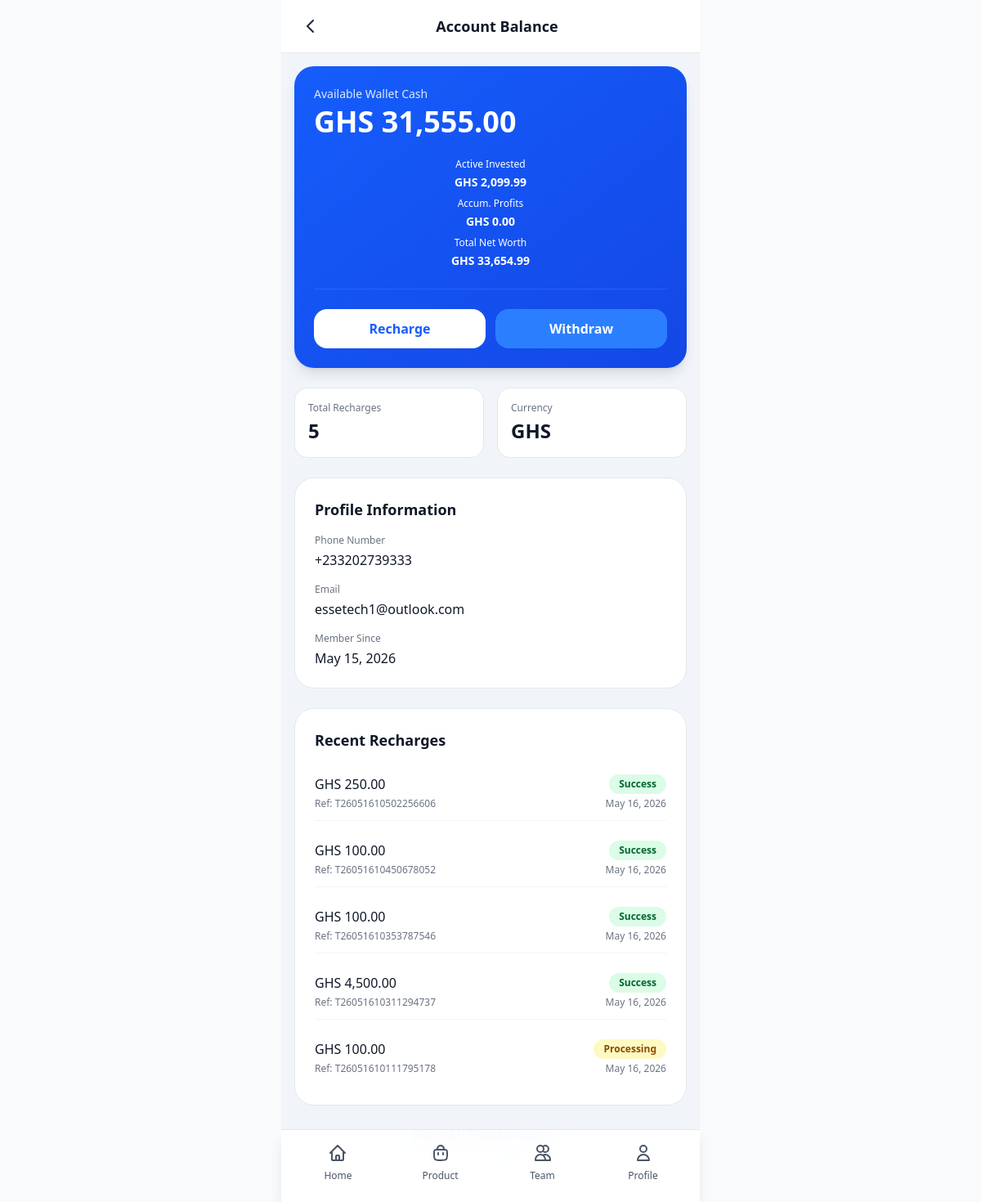
Screenshot of /core/account/balance/ (signed in) with the database file from the repository.
### core/models.py (models this page shows, shortened)
class UserBalance(models.Model):
    user = models.OneToOneField(
        settings.AUTH_USER_MODEL,
        on_delete=models.CASCADE,
        related_name='balance'
    )
    balance = models.DecimalField(max_digits=12, decimal_places=2, default=0)
    currency = models.CharField(max_length=10, default='GHS')
    created_at = models.DateTimeField(auto_now_add=True)
    updated_at = models.DateTimeField(auto_now=True)
    class Meta:
        verbose_name = 'User Balance'
        verbose_name_plural = 'User Balances'

class RechargeTransaction(models.Model):
    STATUS_PENDING = 'pending'
    STATUS_IN_PROGRESS = 'in_progress'
    STATUS_SUCCESS = 'success'
    STATUS_FAILED = 'failed'
    STATUS_CHOICES = [
        (STATUS_PENDING, 'Pending'),
        (STATUS_IN_PROGRESS, 'In Progress'),
        (STATUS_SUCCESS, 'Success'),
        (STATUS_FAILED, 'Failed'),
    ]
    id = models.UUIDField(primary_key=True, default=uuid.uuid4, editable=False)
    user = models.ForeignKey(
        settings.AUTH_USER_MODEL,
        on_delete=models.CASCADE,
        related_name='recharge_transactions'
    )
    reference = models.CharField(max_length=64, unique=True)
    amount = models.DecimalField(max_digits=12, decimal_places=2)
    currency = models.CharField(max_length=10, default='GHS')
    status = models.CharField(max_length=16, choices=STATUS_CHOICES, default=STATUS_PENDING)
    payment_method = models.CharField(max_length=64, blank=True, null=True)
    notes = models.TextField(blank=True)
    paystack_reference = models.CharField(max_length=255, blank=True, null=True, help_text='Paystack payment reference')
    paystack_access_code = models.CharField(max_length=255, blank=True, null=True, help_text='Paystack access code for payment link')
    paystack_auth_url = models.URLField(blank=True, null=True, help_text='Paystack authorization URL')
    created_at = models.DateTimeField(auto_now_add=True)
    updated_at = models.DateTimeField(auto_now=True)
    class Meta:
        ordering = ['-created_at']
        verbose_name = 'Recharge Transaction'
        verbose_name_plural = 'Recharge Transactions'

### iCare_auth/models.py (models this page shows, shortened)
class User(AbstractBaseUser, PermissionsMixin):
    phone_number = PhoneNumberField(unique=True, region='GH', verbose_name='Phone Number')
    email = models.EmailField(blank=True, null=True, unique=True)
    is_active = models.BooleanField(default=True)
    is_staff = models.BooleanField(default=False)
    date_joined = models.DateTimeField(auto_now_add=True)
    USERNAME_FIELD = 'phone_number'
    REQUIRED_FIELDS = []
    objects = UserManager()

### core/views.py (the view)
# urls.py: path('account/balance/', views.account_balance, name='account'),
@login_required
def account_balance(request):
    user_balance, created = UserBalance.objects.get_or_create(
        user=request.user,
        defaults={'balance': 0, 'currency': 'GHS'}
    )
    saved_accounts = SavedAccount.objects.filter(user=request.user)
    recent_transactions = RechargeTransaction.objects.filter(
        user=request.user
    ).order_by('-created_at')[:5]
    recent_withdrawals = WithdrawalTransaction.objects.filter(
        user=request.user
    )[:5]
    active_investments = UserInvestment.objects.filter(
        user=request.user,
        status='active'
    ).select_related('product')[:3]
    all_active_investments = UserInvestment.objects.filter(
        user=request.user,
        status='active'
    )
    total_invested = all_active_investments.aggregate(Sum('amount'))['amount__sum'] or 0
    total_earnings = sum(investment.calculate_earned_so_far() for investment in all_active_investments)
    net_balance = user_balance.balance + Decimal(str(total_earnings))
    total_account_value = user_balance.balance + Decimal(str(total_earnings)) + total_invested
    context = {
        'user_balance': user_balance,
        'user': request.user,
        'saved_accounts': saved_accounts,
        'recent_transactions': recent_transactions,
        'recent_withdrawals': recent_withdrawals,
        'active_investments': active_investments,
        'total_invested': total_invested,
        'total_earnings': total_earnings,
        'net_balance': net_balance,
        'total_account_value': total_account_value,
    }
    return render(request, 'iCare/services/pages/account_balance.html', context)

### core/models.py (called while the page is built, shortened)
    def calculate_earned_so_far(self):
        if self.status != 'active':
            return 0
        if not self.product.daily_earnings or not self.expires_at:
            return 0

### core/templates/iCare/services/pages/account_balance.html (shortened to what this page needs)
{% extends "iCare/base.html" %}
{% load static %}
{% load humanize %}
{% block content %}
<div class="min-h-screen">
    <div class="fixed top-0 left-0 right-0 z-50 max-w-lg mx-auto bg-white border-b border-gray-200 px-4 py-3 flex items-center justify-between">
        <button class="p-2 hover:bg-gray-100 rounded-lg transition" onclick="window.history.back()">
            <svg class="w-6 h-6 text-gray-800" fill="none" stroke="currentColor" viewBox="0 0 24 24">
                <path stroke-linecap="round" stroke-linejoin="round" stroke-width="2" d="M15 19l-7-7 7-7"/>
            </svg>
        </button>
        <h1 class="text-lg font-semibold text-gray-900">Account Balance</h1>
    </div>
    <div class="pt-[65px] pb-[70px] pb-6 px-4 space-y-6 max-w-lg mx-auto bg-slate-100">
        <div class="mt-4 bg-gradient-to-br from-blue-600 to-blue-700 rounded-3xl p-6 text-white shadow-lg">
            <div class="text-sm font-medium text-blue-100 mb-1">Available Wallet Cash</div>
            <div class="text-4xl font-bold mb-6">
                GHS {{ user_balance.balance|floatformat:2|intcomma }}
            </div>
            <div class="grid grid-cols-3 gap-2 pb-6 mb-6 border-b border-blue-500/50 text-center">
                <div>
                    <div class="text-xs text-blue-200">Active Invested</div>
                    <div class="text-sm font-bold mt-1">GHS {{ total_invested|floatformat:2|intcomma }}</div>
                </div>
                <div>
                    <div class="text-xs text-blue-200">Accum. Profits</div>
                    <div class="text-sm font-bold mt-1 text-green-300">GHS {{ total_earnings|floatformat:2|intcomma }}</div>
                </div>
                <div>
                    <div class="text-xs text-blue-200">Total Net Worth</div>
                    <div class="text-sm font-bold mt-1">GHS {{ total_account_value|floatformat:2|intcomma }}</div>
                </div>
            </div>
            <div class="flex gap-3">
                <a href="{% url 'recharge' %}" class="flex-1 bg-white text-blue-600 font-semibold py-3 rounded-2xl text-center hover:bg-blue-50 transition">
                    Recharge
                </a>
                <a href="{% url 'withdraw' %}" class="flex-1 bg-blue-500 text-white font-semibold py-3 rounded-2xl text-center hover:bg-blue-600 transition">
                    Withdraw
                </a>
            </div>
        </div>
        <div class="grid grid-cols-2 gap-4">
            <div class="bg-white rounded-2xl p-4 border border-gray-200">
                <div class="text-xs text-gray-500 font-medium mb-1">Total Recharges</div>
                <div class="text-2xl font-bold text-gray-900">
                    {{ recent_transactions|length }}
                </div>
            </div>
            <div class="bg-white rounded-2xl p-4 border border-gray-200">
                <div class="text-xs text-gray-500 font-medium mb-1">Currency</div>
                <div class="text-2xl font-bold text-gray-900">
                    {{ user_balance.currency }}
                </div>
            </div>
        </div>
        <div class="bg-white rounded-3xl p-6 border border-gray-200">
            <h2 class="text-lg font-semibold text-gray-900 mb-4">Profile Information</h2>
            <div class="space-y-4">
                <div>
                    <div class="text-xs text-gray-500 font-medium mb-1">Phone Number</div>
                    <div class="text-gray-900 font-medium">{{ user.phone_number }}</div>
                </div>
                <div>
                    <div class="text-xs text-gray-500 font-medium mb-1">Email</div>
                    <div class="text-gray-900 font-medium">{{ user.email|default:"Not set" }}</div>
                </div>
                <div>
                    <div class="text-xs text-gray-500 font-medium mb-1">Member Since</div>
                    <div class="text-gray-900 font-medium">{{ user.date_joined|date:"M d, Y" }}</div>
                </div>
            </div>
        </div>
        <div class="bg-white rounded-3xl p-6 border border-gray-200">
            <h2 class="text-lg font-semibold text-gray-900 mb-4">Recent Recharges</h2>
            {% if recent_transactions %}
                <div class="space-y-3">
                    {% for transaction in recent_transactions %}
                        <div class="flex items-center justify-between py-3 border-b border-gray-100 last:border-b-0">
                            <div class="flex-1">
                                <div class="font-medium text-gray-900">
                                    GHS {{ transaction.amount|floatformat:2|intcomma }}
                                </div>
                                <div class="text-xs text-gray-500 mt-1">
                                    Ref: {{ transaction.reference }}
                                </div>
                            </div>
                            <div class="text-right">
                                <div class="text-xs font-semibold mb-1">
                                    {% if transaction.status == 'success' %}
                                        <span class="inline-block bg-green-100 text-green-800 px-3 py-1 rounded-full">Success</span>
                                    {% elif transaction.status == 'in_progress' %}
                                        <span class="inline-block bg-yellow-100 text-yellow-800 px-3 py-1 rounded-full">Processing</span>
                                    {% elif transaction.status == 'pending' %}
                                        <span class="inline-block bg-blue-100 text-blue-800 px-3 py-1 rounded-full">Pending</span>
                                    {% else %}
                                        <span class="inline-block bg-red-100 text-red-800 px-3 py-1 rounded-full">Failed</span>
                                    {% endif %}
                                </div>
                                <div class="text-xs text-gray-500">
                                    {{ transaction.created_at|date:"M d, Y" }}
                                </div>
                            </div>
                        </div>
                    {% endfor %}
                </div>
            {% endif %}
        </div>
        <div class="text-center">
            <a href="{% url 'recharge_records' %}" class="text-blue-600 font-semibold hover:text-blue-700">
            </a>
        </div>
    </div>
</div>
{% include "iCare/partials/footer.html" %}
{% endblock %}

### rows the page displays
UserBalance: balance "31,555.00", currency "GHS"
User: phone_number "+233202739333", email "essetech1@outlook.com", date_joined "May 15, 2026"
RechargeTransaction: status "Success"
RechargeTransaction: status "Success"
RechargeTransaction: status "Success"
RechargeTransaction: status "Success"
RechargeTransaction: status "Processing"

### other values shown
{{ total_invested|floatformat:2|intcomma }} "2,099.99"
{{ total_earnings|floatformat:2|intcomma }} "0.00"
{{ total_account_value|floatformat:2|intcomma }} "33,654.99"
{{ recent_transactions|length }} "5"
